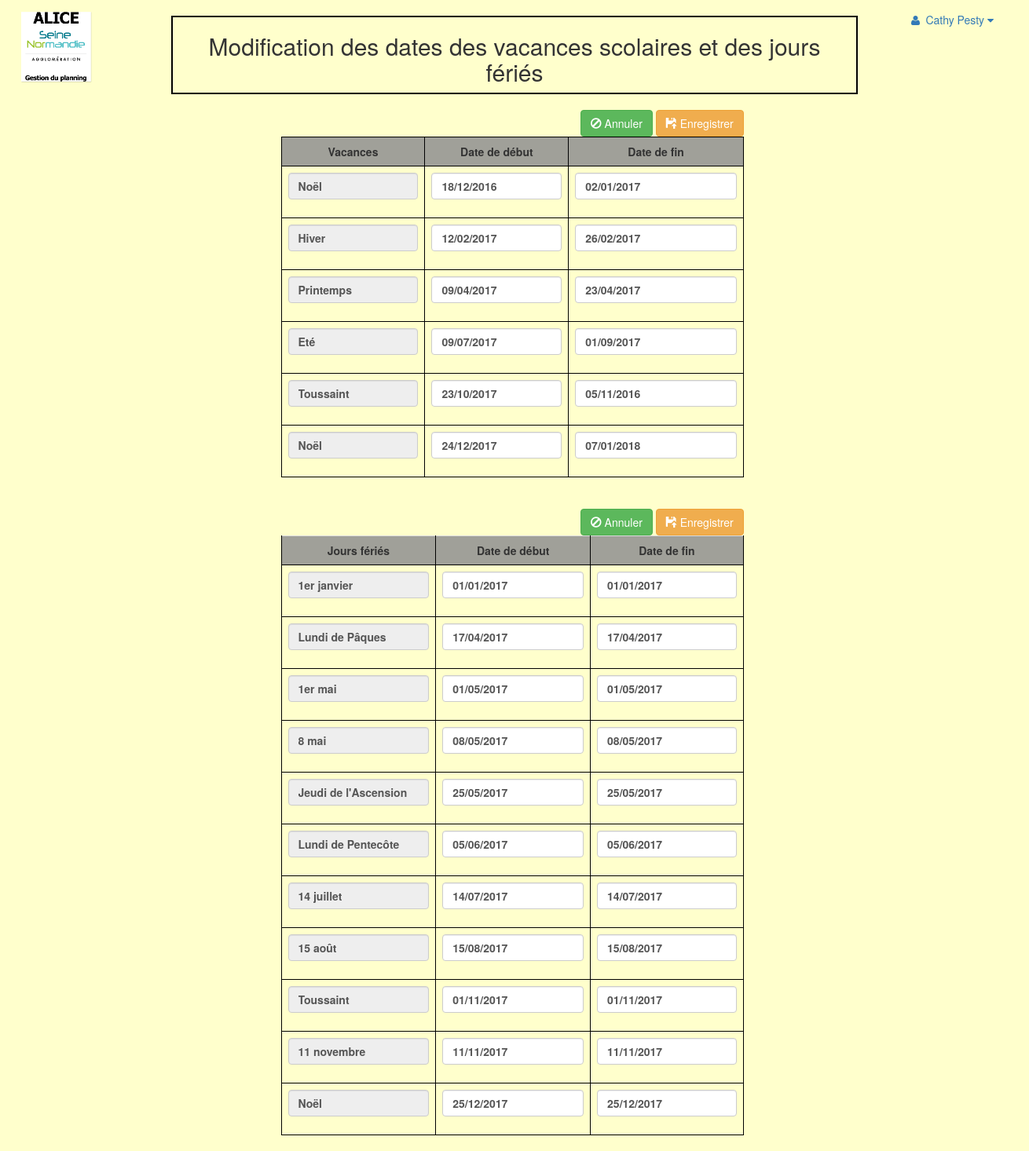
Page /vues/mod_VacancesJF.php (signed in) on the committed database.
### tables this page shows
CREATE TABLE IF NOT EXISTS `vacances` (
  `idVac` TINYINT(1) UNIQUE NOT NULL,
  `nomVac` VARCHAR(20) NOT NULL,
  `dateDebVac` DATE NOT NULL,
  `dateFinVac` DATE NOT NULL);

CREATE TABLE IF NOT EXISTS `ferie` (
  `idFerie` TINYINT(2) UNIQUE NOT NULL,
  `nomFerie` VARCHAR(20) NOT NULL,
  `dateDebFerie` DATE NOT NULL,
  `dateFinFerie` DATE );

### class/Vacances.php (called while the page is built, shortened)
<?php
class Vacances
{
    function selectAllVacances() {
        $dao = new Dao();
        $sql = "SELECT * FROM vacances";
        $resu = $dao->executeRequete($sql);
        return $resu->fetchAll(PDO::FETCH_ASSOC);
    }
}

### include/alice_dao.inc.php (called while the page is built, shortened)
<?php
class Dao {
    private $maConnexion;
    public function __construct() {
        $database = new Database;
        $db = $database->connect();
        $this->maConnexion = $db;
    }
    public function executeRequete($sql) {
        try {
            $resu = $this->maConnexion->prepare($sql);
            $resu->execute();
            return $resu;
        } catch (PDOException $exception) {
            echo "Erreur de connexion avec la BDD :" . $exception->getMessage();
        }
    }
}

### include/alice_fonctions.php (called while the page is built, shortened)
<?php
function convertDateUsFr($uneDate) {
    $uneDate = strftime('%d/%m/%Y', strtotime($uneDate));
    return $uneDate;
}

### class/Ferie.php (called while the page is built, shortened)
<?php
class Ferie {
    function selectAllFerie() {
        $dao = new Dao();
        $sql = "SELECT * FROM ferie";
        $resu = $dao->executeRequete($sql);
        return $resu->fetchAll(PDO::FETCH_ASSOC);
    }
}

### vues/mod_VacancesJF.php (the view, shortened to what this page needs)
<?php
require_once('../class/ferie.php');
require_once('../class/vacances.php');
require_once('../include/alice_fonctions.php');
require_once('../include/alice_dao.inc.php');
?>
<?php include("../include/doctype.php"); ?>
<div class="col-xs-8">
    <br />
    <div class="row">
        <div class="col-md-12 border-table">
            <h2>Modification des dates des vacances scolaires et des jours fériés</h2>
        </div>
    </div>
</div>
<?php
include("../include/header_admin.php");
$ferie = new Ferie();
$vacances = new Vacances();
$tabFerie = $ferie->selectAllFerie();
$tabVacances = $vacances->selectAllVacances();
 $lengthTabVacances = count($tabVacances);
 $lengthTabFerie = count($tabFerie);
$tabVacances = $vacances->selectAllVacances();
$tabFerie = $ferie->selectAllFerie();
?>
<body class="background-color-admin">
    <div class="container-fluid col-md-offset-1 col-md-10 col-lg-offset-3 col-lg-10">
        <div class="col-lg-7">
            <table class="table table-bordered">
                <tr class="color-grey">
                    <th class="thCentre">Vacances</th>
                    <th class="thCentre">Date de début</th>
                    <th class="thCentre">Date de fin</th>
                </tr>
                <br/>
                <form class="form-horizontal" id="formVac" name="formVac" method="POST" action="mod_VacancesJF.php" onsubmit="return verifFormDate()">
                    <?php
                    for ($i = 0; $i < $lengthTabVacances; $i++) {
                        ?>
                        <tr>
                        <td class="name-size-admin">
                            <input size="10" class="form-control" disabled name="nomForm<?php echo $i; ?>"
                                   value="<?php echo $tabVacances[$i]['nomVac']; ?>">
                        </td>
                        <td class="name-size-admin">
                            <input size="10" class="form-control" id="dateDebVac<?php echo $i; ?>" type="text"
                                   name="dateDebForm<?php echo $i; ?>"
                                   value="<?php echo convertDateUsFr($tabVacances[$i]['dateDebVac']); ?>"
                                   onKeyUp="masqueSaisieDate(this.form.dateDebForm<?php echo $i; ?>)"
                                   onchange="verifDateFinVac<?php echo $i; ?>()">
                        </td>
                        <td class="name-size-admin">
                            <div class="form-group has-feedback" id="divDateVac<?php echo $i; ?>">
                                <input size="10" class="form-control" id="dateFinVac<?php echo $i; ?>" type="text"
                                       name="dateFinForm<?php echo $i; ?>"
                                       value="<?php echo convertDateUsFr($tabVacances[$i]['dateFinVac']); ?>"
                                       onKeyUp="masqueSaisieDate(this.form.dateFinForm<?php echo $i; ?>)"
                                       onchange="verifDateFinVac<?php echo $i; ?>()">
                        </td>
                        </tr>
                    <?php } ?>
                    <div class="pull-right text-right">
                        <button name="annuler" class="btn btn-success"
                                class="glyphicon glyphicon-ban-circle"><span
                                class="glyphicon glyphicon-ban-circle"></span> Annuler
                        </button>
                        <button type="submit" name="updateVac" class="btn btn-warning"><span
                                class="glyphicon glyphicon-floppy-open"></span> Enregistrer
                        </button>
                    </div>
                </form>
            </table>
        </div>
    </div>
    <div class="container-fluid col-md-offset-1 col-md-10 col-lg-offset-3 col-lg-10">
        <div class="col-lg-7">
            <table class="table table-bordered" id="tableJF">
                <thead>
                    <tr class="color-grey">
                        <th class="thCentre">Jours fériés</th>
                        <th class="thCentre">Date de début</th>
                        <th class="thCentre">Date de fin</th>
                    </tr>
                </thead>
                <br/>
                <tbody>
                <form class="form-horizontal" id="formJF" name="formJF" method="POST" action="mod_VacancesJF.php" onsubmit="return verifFormDate()">
                    <?php
                    $j = 0;
                    for ($i = $lengthTabVacances; $i < ($lengthTabVacances + $lengthTabFerie); $i++) {
                        ?>
                        <tr>
                        <td class="name-size-admin">
                            <input size="10" class="form-control" disabled type="text" name="nomForm<?php echo $i; ?>"
                                   value="<?php echo $tabFerie[$j]['nomFerie']; ?>">
                        </td>
                        <td class="name-size-admin">
                            <input size="10" class="form-control" type="text" name="dateDebForm<?php echo $i; ?>"
                                   value="<?php echo convertDateUsFr($tabFerie[$j]['dateDebFerie']); ?>"
                                   id="dateDebFerie<?php echo $i; ?>"
                                   onKeyUp="masqueSaisieDate(this.form.dateDebForm<?php echo $i; ?>)"
                                   onchange="verifDateFinFerie<?php echo $i; ?>()">
                        </td>
                        <td class="name-size-admin">
                            <div class="form-group has-feedback" id="divDateFerie<?php echo $i; ?>">
                                <input size="6" class="form-control" type="text" name="dateFinForm<?php echo $i; ?>"
                                       value="<?php
                                       if (empty($tabFerie[$j]['dateFinFerie'])) {
                                           echo convertDateUsFr($tabFerie[$j]['dateDebFerie']);
                                       } else {
                                           echo convertDateUsFr($tabFerie[$j]['dateFinFerie']);
                                       }
                                       ?>"
                                       id="dateFinFerie<?php echo $i; ?>"
                                       onKeyUp="masqueSaisieDate(this.form.dateFinForm<?php echo $i; ?>)"
                                       onchange="verifDateFinFerie<?php echo $i; ?>()">
                            </div>
                        </td>
                        </tr>
                        <?php
                        $j++;
                    }
                    ?>
                    <div class="pull-right text-right">
                        <button type="submit" name="annuler" class="btn btn-success"><span
                                class="glyphicon glyphicon-ban-circle"></span> Annuler
                        </button>
                        <button type="submit" name="updateFerie" class="btn btn-warning"><span
                                class="glyphicon glyphicon-floppy-open"></span> Enregistrer
                        </button>
                    </div>
                </form>
                </tbody>
            </table>
        </div>
    </div>
</body>
</html>

### css/alice.css (style rules this page uses)
h2, h3, h4, p, .thCentre { text-align: center; }
.color-grey { background-color: rgba(146, 146, 146, 0.87); }
.name-size-admin { font-size: 1.1em; font-weight: bold; }
.table-bordered > thead > tr > th, .table-bordered > tbody > tr > th, .table-bordered > tfoot > tr > th, .table-bordered > thead > tr > td, .table-bordered > tbody > tr > td, .table-bordered > tfoot > tr > td { border: 0.8px solid #000000; }
.border-table { border-bottom: 2px solid #000000; border-top: 2px solid #000000; border-right: 2px solid #000000; border-left: 2px solid #000000; }
.background-color-admin { background-color: #ffffcc; }

### rows in the picture
vacances: nomVac "Noël", dateDebVac "18/12/2016", dateFinVac "02/01/2017"
vacances: nomVac "Hiver", dateDebVac "12/02/2017", dateFinVac "26/02/2017"
vacances: nomVac "Printemps", dateDebVac "09/04/2017", dateFinVac "23/04/2017"
vacances: nomVac "Eté", dateDebVac "09/07/2017", dateFinVac "01/09/2017"
vacances: nomVac "Toussaint", dateDebVac "23/10/2017", dateFinVac "05/11/2016"
vacances: nomVac "Noël", dateDebVac "24/12/2017", dateFinVac "07/01/2018"
ferie: nomFerie "1er janvier", dateDebFerie "01/01/2017", dateFinFerie "01/01/2017"
ferie: nomFerie "Lundi de Pâques", dateDebFerie "17/04/2017", dateFinFerie "17/04/2017"
ferie: nomFerie "1er mai", dateDebFerie "01/05/2017", dateFinFerie "01/05/2017"
ferie: nomFerie "8 mai", dateDebFerie "08/05/2017", dateFinFerie "08/05/2017"
ferie: nomFerie "Jeudi de l'Ascension", dateDebFerie "25/05/2017", dateFinFerie "25/05/2017"
ferie: nomFerie "Lundi de Pentecôte", dateDebFerie "05/06/2017", dateFinFerie "05/06/2017"
ferie: nomFerie "14 juillet", dateDebFerie "14/07/2017", dateFinFerie "14/07/2017"
ferie: nomFerie "15 août", dateDebFerie "15/08/2017", dateFinFerie "15/08/2017"
ferie: nomFerie "Toussaint", dateDebFerie "01/11/2017", dateFinFerie "01/11/2017"
ferie: nomFerie "11 novembre", dateDebFerie "11/11/2017", dateFinFerie "11/11/2017"
ferie: nomFerie "Noël", dateDebFerie "25/12/2017", dateFinFerie "25/12/2017"

### other values in the picture
$_SESSION["prenom"] "Cathy"
$_SESSION["nom"] "Pesty"
